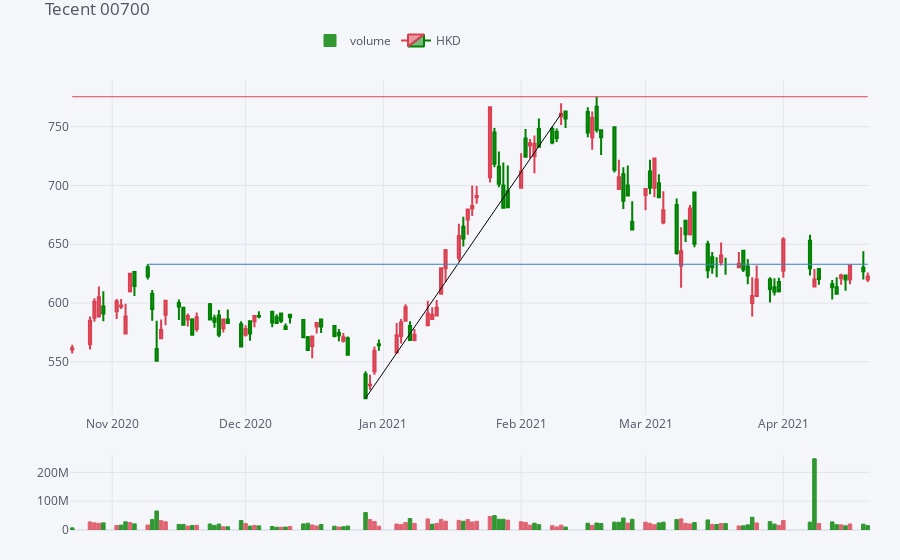

Write notebook code for a chart like this one.
### Code cell
qf = cf.QuantFig(
    df[-120:],
    title='Tecent 00700',
    legend='top',
    name='HKD'
)
qf.add_trendline('2020-12-28','2021-02-10',on='close',
#                  text='trendline',textangle=0
                 color='black')
qf.add_support('2020-11-9',on='high',mode='toend',
#                text='support', 
               color='blue')

qf.add_resistance('2021-02-18',on='high', 
#                   mode='fromstart',
#                   text='resistance',textangle=30
                  color='red')
qf.add_volume()
layout = dict(
    xaxis=dict(
        categoryorder="category ascending", # ommit non-tradding day
        type='category'
    )
)
qf.iplot(asFigure=True, up_color='red',down_color='green', 
#          layout=layout
        )
